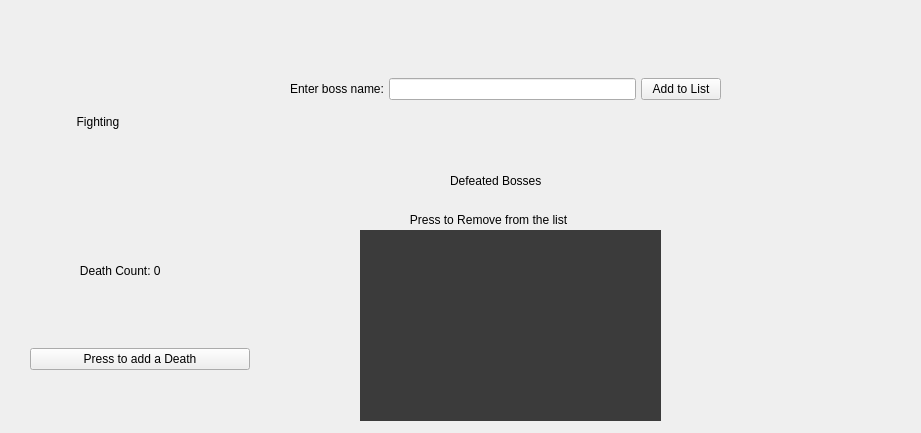
<?xml version="1.0" encoding="UTF-8"?>
<ui version="4.0">
 <class>MainWindow</class>
 <widget class="QMainWindow" name="MainWindow">
  <property name="geometry">
   <rect>
    <x>0</x>
    <y>0</y>
    <width>921</width>
    <height>433</height>
   </rect>
  </property>
  <property name="windowTitle">
   <string>MainWindow</string>
  </property>
  <widget class="QWidget" name="centralwidget">
   <widget class="QScrollArea" name="scrollArea">
    <property name="geometry">
     <rect>
      <x>360</x>
      <y>230</y>
      <width>301</width>
      <height>191</height>
     </rect>
    </property>
    <property name="styleSheet">
     <string notr="true">background-color: rgba(0, 0, 0, 128);</string>
    </property>
    <property name="widgetResizable">
     <bool>true</bool>
    </property>
    <widget class="QWidget" name="scrollAreaWidgetContents">
     <property name="geometry">
      <rect>
       <x>0</x>
       <y>0</y>
       <width>299</width>
       <height>189</height>
      </rect>
     </property>
     <layout class="QGridLayout" name="gridLayout_2">
      <item row="0" column="0">
       <layout class="QVBoxLayout" name="verticalLayout">
        <property name="leftMargin">
         <number>10</number>
        </property>
        <property name="topMargin">
         <number>10</number>
        </property>
        <property name="rightMargin">
         <number>5</number>
        </property>
        <property name="bottomMargin">
         <number>5</number>
        </property>
       </layout>
      </item>
     </layout>
    </widget>
   </widget>
   <widget class="QWidget" name="gridLayoutWidget">
    <property name="geometry">
     <rect>
      <x>280</x>
      <y>20</y>
      <width>451</width>
      <height>138</height>
     </rect>
    </property>
    <layout class="QGridLayout" name="gridLayout">
     <property name="leftMargin">
      <number>10</number>
     </property>
     <property name="topMargin">
      <number>10</number>
     </property>
     <property name="rightMargin">
      <number>10</number>
     </property>
     <property name="bottomMargin">
      <number>10</number>
     </property>
     <property name="spacing">
      <number>5</number>
     </property>
     <item row="0" column="2">
      <widget class="QPushButton" name="pushButton_2">
       <property name="text">
        <string>Add to List</string>
       </property>
      </widget>
     </item>
     <item row="0" column="1">
      <widget class="QLineEdit" name="lineEdit"/>
     </item>
     <item row="0" column="0">
      <widget class="QLabel" name="label_3">
       <property name="text">
        <string>Enter boss name:</string>
       </property>
      </widget>
     </item>
    </layout>
   </widget>
   <widget class="QLabel" name="label_4">
    <property name="geometry">
     <rect>
      <x>450</x>
      <y>160</y>
      <width>151</width>
      <height>41</height>
     </rect>
    </property>
    <property name="text">
     <string>Defeated Bosses</string>
    </property>
   </widget>
   <widget class="QWidget" name="">
    <property name="geometry">
     <rect>
      <x>20</x>
      <y>40</y>
      <width>235</width>
      <height>335</height>
     </rect>
    </property>
    <layout class="QVBoxLayout" name="verticalLayout_2">
     <property name="leftMargin">
      <number>10</number>
     </property>
     <property name="topMargin">
      <number>10</number>
     </property>
     <property name="rightMargin">
      <number>5</number>
     </property>
     <property name="bottomMargin">
      <number>5</number>
     </property>
     <item>
      <widget class="QLabel" name="label_2">
       <property name="text">
        <string>              Fighting </string>
       </property>
      </widget>
     </item>
     <item>
      <widget class="QLabel" name="label">
       <property name="text">
        <string>               Death Count: 0</string>
       </property>
      </widget>
     </item>
     <item>
      <widget class="QPushButton" name="pushButton">
       <property name="text">
        <string>Press to add a Death</string>
       </property>
      </widget>
     </item>
    </layout>
   </widget>
   <widget class="QLabel" name="label_5">
    <property name="geometry">
     <rect>
      <x>350</x>
      <y>210</y>
      <width>321</width>
      <height>20</height>
     </rect>
    </property>
    <property name="text">
     <string>                  Press to Remove from the list</string>
    </property>
   </widget>
  </widget>
 </widget>
 <resources/>
 <connections/>
</ui>
